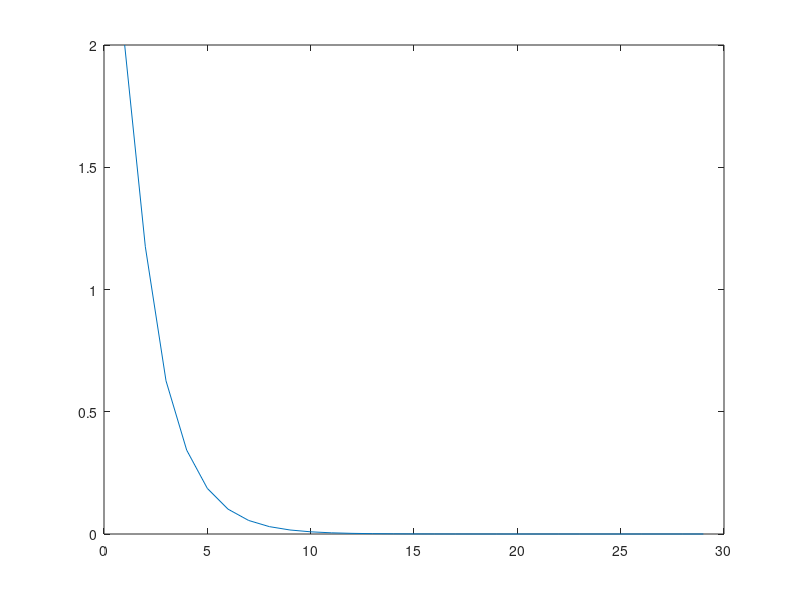

MATLAB code for this plot:
%%
%%Variables and constants:
clear all;
tresh = 0.0000001;
dif = 99999999;
A = [10 1 1 1 ; 2 10 2 3 ; 2 1 10 1 ; 3 4 1 10];
B = [10; 10; 10; 10];
X = [0; 0; 0; 0];

%%
%%DLU decomposition:

[m,n] = size(A); %TODO: m should be equal to n anyway, right?
D = zeros(m,n);
L = zeros(m,n);
U = zeros(m,n);

for i = 1:m
    for j = 1:n
        if i == j
            D(i,j) = A(i,j);
        end
        if i > j
            L(i,j) = -A(i,j);
        end
        if i < j
            U(i,j) = -A(i,j);
        end
    end
end

%D^(-1)
Di = inv(D);

%%
%%Processing:
idx = 1;
while dif > tresh
   old = X;
   X = Di*(L+U)*X + Di*B;
    
   dif = norm(X - old);   
   conv(idx) = dif;
   idx = idx+1;
end

plot(conv)
